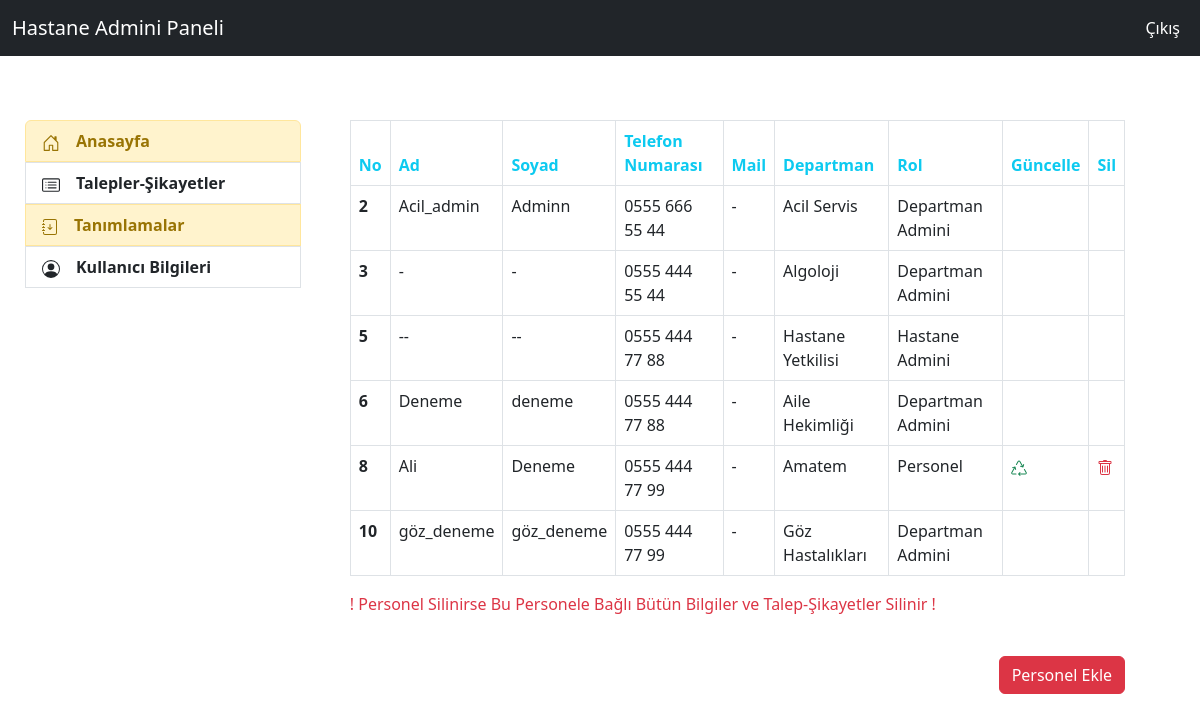
The page /feedbacks/admin_register_personel (signed in) on the database its author committed.
### user/models.py (models this page shows, shortened)
class UserAddProfile(models.Model):
    user = models.OneToOneField(User,on_delete=models.CASCADE,verbose_name="Kullancı Adı")
    user_company = models.ForeignKey(Company,verbose_name="Hastane",on_delete=models.CASCADE)
    user_role = models.ForeignKey(UserRoles,verbose_name="Rol",on_delete=models.CASCADE)
    user_department = models.ForeignKey(Department,verbose_name="Departman",on_delete=models.CASCADE)
    user_phone = PhoneNumberField(verbose_name="Telefon Numarası")
    user_country = models.ForeignKey(Country,verbose_name="Ülke",on_delete=models.CASCADE)
    user_city = models.ForeignKey(City,verbose_name="Şehir",on_delete=models.CASCADE)
    user_adress = models.TextField(max_length=100,verbose_name="Adres",blank=True,null=True)
    user_status = models.CharField(max_length=5,choices=user_status_choice,verbose_name="Statü")

class UserRoles(models.Model):
    name = models.CharField(max_length=21,verbose_name="user_roles",choices=userroles_choice)
    def __str__(self):
        return self.name

### feedback/models.py (models this page shows)
class Department(models.Model):
    idcompany= models.ForeignKey(Company,on_delete=models.CASCADE,verbose_name="dprt_company")
    name = models.CharField(max_length=50,verbose_name="Departman Adı")
    status = models.CharField(max_length=6,verbose_name="Durum",choices=status_choices)
    def __str__(self):
        return self.name

### feedback/views.py (the view, shortened to what this page needs)
# urls.py: path('admin_register_personel',views.admin_register_personel,name="admin_register_personel"),
@login_required(login_url="login:user")
def admin_register_personel(request):
    k_user = request.user
    d_user = UserAddProfile.objects.filter(user=k_user).first()
    company_id = d_user.user_company.id
    user_all = UserAddProfile.objects.filter(user_company=company_id)
    user_profile = User.objects.all()
    user_add = AdminUserAddForm(request.POST or None)
    context={
        "user_all":user_all,
        "user_add":user_add,
        "user_profile":user_profile,
    }
    return render(request,"admin/admin_register_personel.html",context)

### templates/admin/admin_register_personel.html (shortened to what this page needs)
{% extends "admin/layout.html" %}
{% block content %}
{% load crispy_forms_tags %}
{% if user_all %}
<table class="table table-bordered">
  <thead>
    <tr>
      <th scope="col" class="text-info">No</th>
      <th scope="col" class="text-info">Ad</th>
      <th scope="col" class="text-info">Soyad</th>
      <th scope="col" class="text-info">Telefon Numarası</th>
      <th scope="col" class="text-info">Mail</th>
      <th scope="col" class="text-info">Departman</th>
      <th scope="col" class="text-info">Rol</th>
      <th scope="col" class="text-info">Güncelle</th>
      <th scope="col" class="text-info">Sil</th>
    </tr>
  </thead>
  <tbody>
        {% for user in user_all %}
            {% if user.user_role.name == "Hastane Admini" or user.user_role.name == "Departman Admini" or user.user_role.name == "Departman Kullanıcısı" or user.user_role.name == "Personel"  %}
              <tr>
                <td><b>{{user.id}}</b></td>
                {% for u in user_profile  %}
                    {% if u.id == user.user_id %}
                        {% if u.first_name %}
                            <td>{{u.first_name}}</td>
                        {% else %}
                            <td>-</td>
                        {% endif %}
                        {% if u.last_name %}
                            <td>{{u.last_name}}</td>
                        {% else %}
                            <td>-</td>
                        {% endif %}
                    {% endif %}
                {% endfor %}
                <td>{{user.user_phone}}</td>
                {% if user.email %}
                    <td>{{user.email}}</td>
                {% else %}
                    <td>-</td>
                {% endif %}
                <td>{{user.user_department.name}}</td>
                <td>{{user.user_role.name}}</td>
                {% if user.user_role.name != "Hastane Admini" and user.user_role.name != "Departman Admini" %}
                <td><a class="text-success" href="{% url 'feedback:admin_register_personel_update' user.id %}">
                    </a></td>
                {% else %}
                    <td></td>
                {% endif %}
                {% if user.user_role.name != "Hastane Admini" and user.user_role.name != "Departman Admini" %}
                <td><a class="text-danger" href="{% url 'feedback:admin_register_personel_delete' user.id %}">
                     </a></td>
                {% else %}
                    <td></td>
                {% endif %}
              </tr>
            {% endif %}
        {% endfor %}
      </tbody>
    </table>
    <p class="text-danger">! Personel Silinirse Bu Personele Bağlı Bütün Bilgiler ve Talep-Şikayetler Silinir !</p>
    <br>
            <div class="d-flex justify-content-end ">
                <div class="col-example">
                    <button class="btn btn-danger" type="button" data-bs-toggle="collapse" data-bs-target="#collapseExamplePersonelAdd" aria-expanded="false" aria-controls="collapseExample">
                   Personel Ekle</button>
                </div>
            </div><br><br><br>
                <br>
{% else %}
<div class="alert alert-danger">
Hastaneye Ait Personel Bilgisi Bulunmamaktadır.
</div>
{% endif %}
{% endblock content %}

### rows shown on the page
UserAddProfile: id "2", user_phone "0555 666 55 44", user_department.name "Acil Servis", user_role.name "Departman Admini"
UserAddProfile: id "3", user_phone "0555 444 55 44", user_department.name "Algoloji", user_role.name "Departman Admini"
UserAddProfile: id "5", user_phone "0555 444 77 88", user_department.name "Hastane Yetkilisi", user_role.name "Hastane Admini"
UserAddProfile: id "6", user_phone "0555 444 77 88", user_department.name "Aile Hekimliği", user_role.name "Departman Admini"
UserAddProfile: id "8", user_phone "0555 444 77 99", user_department.name "Amatem", user_role.name "Personel"
UserAddProfile: id "10", user_phone "0555 444 77 99", user_department.name "Göz Hastalıkları", user_role.name "Departman Admini"

### other values the page prints
{{ u.first_name }} "Acil_admin"
{{ u.last_name }} "Adminn"
{{ u.first_name }} "--"
{{ u.last_name }} "--"
{{ u.first_name }} "Deneme"
{{ u.last_name }} "deneme"
{{ u.first_name }} "Ali"
{{ u.last_name }} "Deneme"
{{ u.first_name }} "göz_deneme"
{{ u.last_name }} "göz_deneme"
